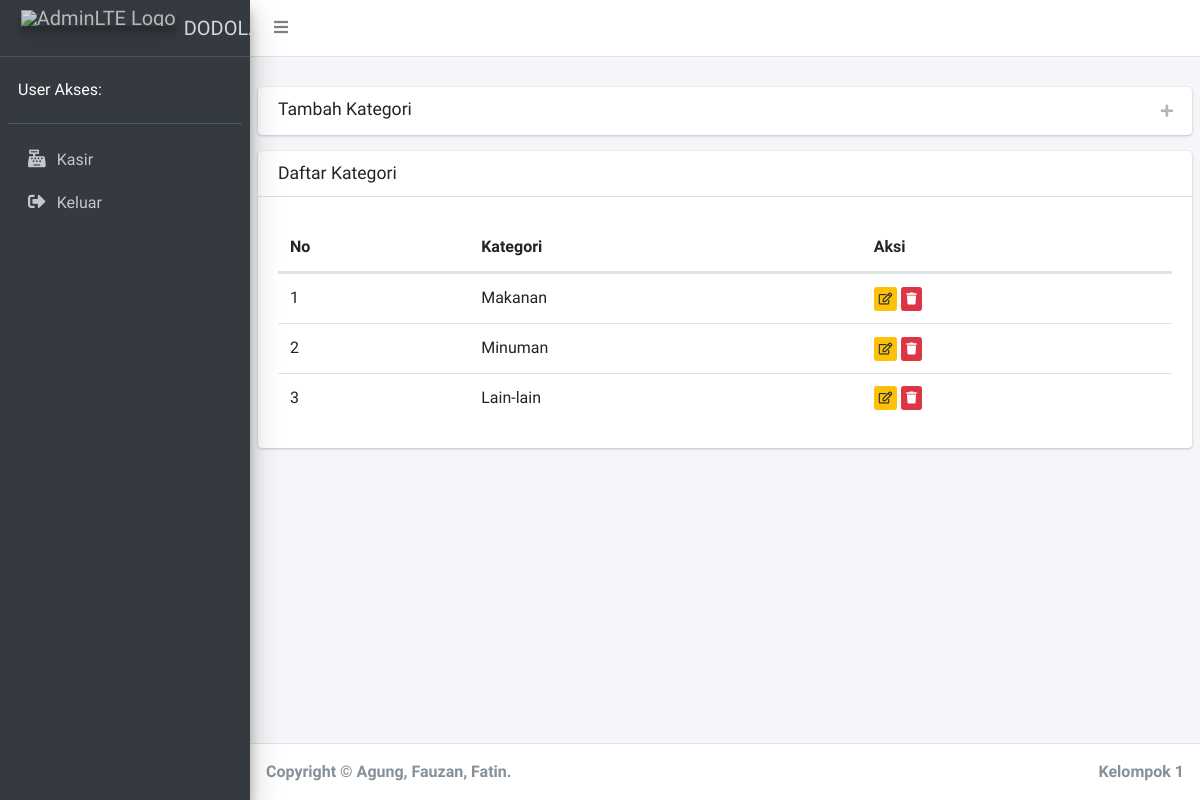
The page /index.php/produk/kategori on the database as committed earlier.
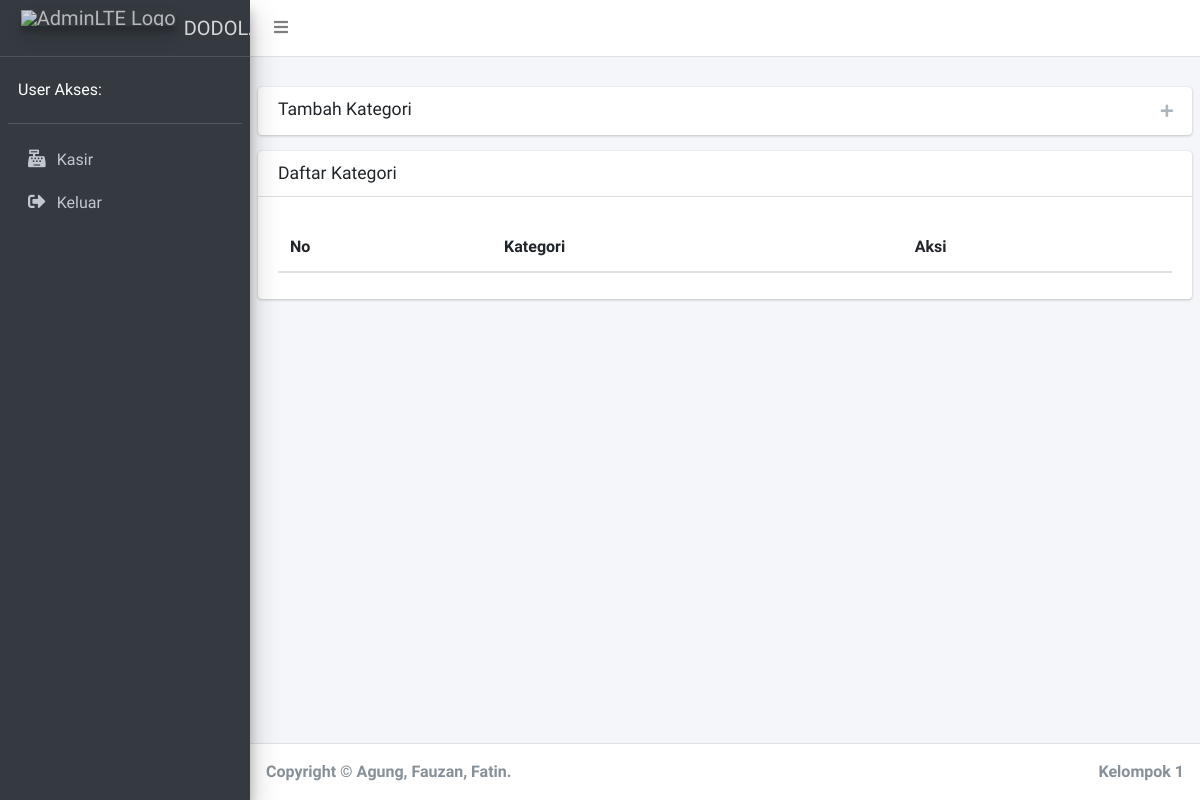
The same page on the database as committed later.
### tables this page shows
CREATE TABLE `kategori` (
  `id_kategori` int(11) NOT NULL,
  `kode_usaha` varchar(10) NOT NULL,
  `kategori` varchar(30) NOT NULL
);

### application/controllers/Produk.php (called while the page is built, shortened)
<?php
class Produk extends CI_controller
{
    public function __construct(){
        $this->load->model("produk_model");
    }
    public function kategori(){
        $data['kategori'] = $this->produk_model->showAll("kategori");
        $this->load->view("view_kategori",$data);
    }
}

### index.php (called while the page is built, shortened)
<?php
require_once BASEPATH.'core/CodeIgniter.php';

### application/models/Produk_model.php (called while the page is built, shortened)
<?php
class Produk_model extends CI_model
{
    public function showAll($table){
        return $this->db->select("*")->from($table)->where('kode_usaha',$_SESSION['kode_usaha'])->get()->result();
    }
}

### application/views/view_kategori.php (the view, shortened to what this page needs)
<div class="content-wrapper">
	<section class="content-header">
	</section>
	<section class="content">
		<div class="card collapsed-card">
			<div class="card-header" data-card-widget="collapse" data-toggle="tooltip" title="Collapse">
				<h3 class="card-title">Tambah Kategori</h3>
				<div class="card-tools">
					<button type="button" class="btn btn-tool" data-card-widget="collapse" data-toggle="tooltip"
						title="Collapse">
						<i class="fas fa-plus"></i></button>
				</div>
			</div>
		</div>
		<div class="card">
			<div class="card-header">
				<h3 class="card-title">Daftar Kategori</h3>
			</div>
			<div class="card-body">
				<table id="dataTable" class="table dataTable">
					<thead>
						<tr>
							<th>No</th>
							<th>Kategori</th>
							<th>Aksi</th>
						</tr>
					</thead>
					<tbody>
						<?php $no=1; foreach($kategori as $row): ?>
						<tr>
							<td><?=$no?></td>
							<td><?=$row->kategori?></td>
							<td>
								<a href="javascript:void(0)" class="edit_data btn btn-warning btn-xs"
									data-id="<?=$row->id_kategori?>" data-kategori="<?=$row->kategori?>"
									data-toggle="modal" data-target="#modal-edit"><i class="far fa-edit"></i></a>
								<a href="javascript:void(0)" class="delete_data btn btn-danger btn-xs"
									data-id="<?=$row->id_kategori?>" data-toggle="modal" data-target="#modal-delete"><i
										class="fas fa-trash"></i></a>
							</td>
						</tr>
						<?php $no++; endforeach ?>
					</tbody>
				</table>
			</div>
		</div>
	</section>
</div>
</body>
</html>

Rows that differ between the two databases and show on the page:
removed kategori: kategori "Makanan"
no longer on this page (row edited): kategori: kategori "Minuman"
removed kategori: kategori "Lain-lain"
